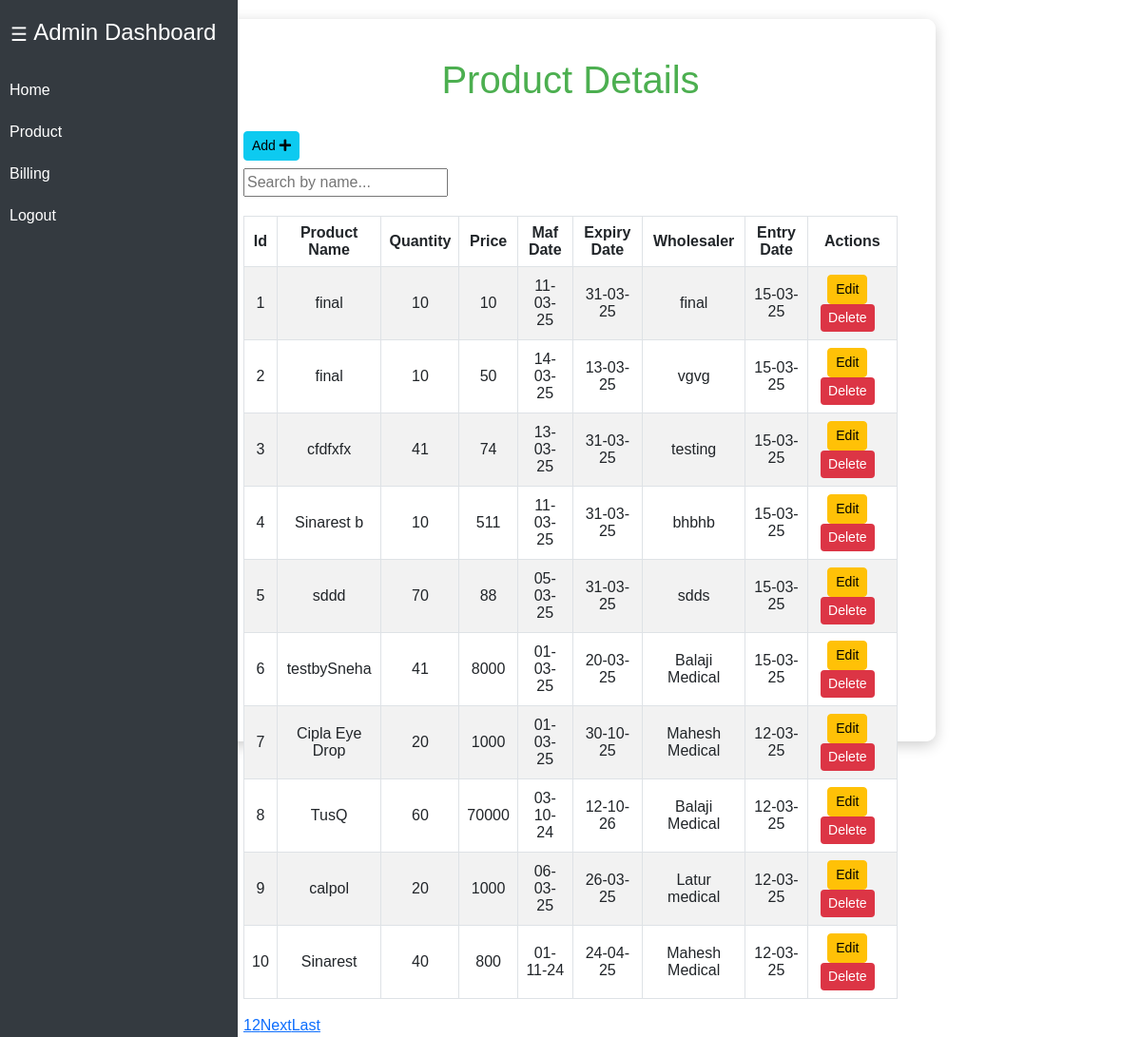
The app's page /chat.php (signed in) with its own data.
### tables this page shows
CREATE TABLE `stocklist` (
  `id` int(20) NOT NULL,
  `product_name` text NOT NULL,
  `wholesaler` varchar(30) NOT NULL,
  `price` varchar(30) NOT NULL,
  `entry_date` text NOT NULL,
  `quantity` int(20) NOT NULL,
  `mfg_date` text NOT NULL,
  `exp_date` text NOT NULL
);

### chat.php (the view, shortened to what this page needs)
<?php
include_once("sidepage.php");
$servername = "localhost";
$username = "root";
$password = "";
$db = "sharda_medical";
$conn = new mysqli($servername, $username, $password, $db);
$sql = "SELECT * FROM `stocklist` ORDER BY id DESC";
$result_query = $conn->query($sql);
if ($result_query) {
    $result = $result_query->fetch_all(MYSQLI_ASSOC);
} else {
    echo "Error: " . $conn->error;
}
$perPage = 10;
$totalRows = count($result);
$totalPages = ceil($totalRows / $perPage);
$page = isset($_GET['page']) ? (int)$_GET['page'] : 1;
$page = ($page > 0) ? $page : 1;
$start = ($page - 1) * $perPage;
$searchTerm = isset($_GET['search']) ? strtolower($_GET['search']) : '';
if ($searchTerm) {
    $filteredData = array_filter($result, function ($row) use ($searchTerm) {
        return strpos(strtolower($row['product_name']), $searchTerm) !== false;
    });
} else {
    $filteredData = $result;
}
$paginatedData = array_slice($filteredData, $start, $perPage);
?>
<!DOCTYPE html>
<html lang="en">
<head>
    <link href="https://cdn.jsdelivr.net/npm/bootstrap@5.3.0-alpha1/dist/css/bootstrap.min.css" rel="stylesheet">
    <link rel="stylesheet" href="https://cdnjs.cloudflare.com/ajax/libs/font-awesome/5.15.3/css/all.min.css">
</head>
<body>
<div class="container">
    <h1>Product Details</h1>
    <h3 class="addbtn"><a href="addProduct.php" class="btn btn-info btn-sm"> Add <span class="fa fa-plus"></span></a></h3>
    <form action="" method="GET" id="searchForm">
        <input type="text" name="search" id="searchInput" placeholder="Search by name..." value="<?php echo htmlspecialchars($searchTerm); ?>" onkeyup="this.form.submit()">
    </form>
    <div class="table-responsive">
        <table id="dataTable" class="table table-striped table-bordered">
            <thead>
                <tr>
                    <th>Id</th>
                    <th>Product Name</th>
                    <th>Quantity</th>
                    <th>Price</th>
                    <th>Maf Date</th>
                    <th>Expiry Date</th>
                    <th>Wholesaler</th>
                    <th>Entry Date</th>
                    <th>Actions</th>
                </tr>
            </thead>
            <tbody>
                <?php
                $num = 0;
                foreach ($paginatedData as $row):
                    $num++;
                ?>
                    <tr id="tr_<?php echo $row['id']; ?>">
                        <td><?php echo $num; ?></td>
                        <td><?php echo $row['product_name']; ?></td>
                        <td><?php echo $row['quantity']; ?></td>
                        <td><?php echo $row['price']; ?></td>
                        <td><?php echo $row['mfg_date']; ?></td>
                        <td><?php echo $row['exp_date']; ?></td>
                        <td><?php echo $row['wholesaler']; ?></td>
                        <td><?php echo $row['entry_date']; ?></td>
                        <td>
                            <a href="editProduct.php?id=<?php echo $row['id']; ?>" class="btn btn-warning btn-sm">Edit</a>
                            <button type="button" class="btn btn-danger btn-sm" onclick="delFun(<?php echo $row['id']; ?>)">Delete</button>
                        </td>
                    </tr>
                <?php endforeach; ?>
            </tbody>
        </table>
        <div class="pagination">
            <?php for ($i = 1; $i <= $totalPages; $i++): ?>
                <a href="?page=<?php echo $i; ?>&search=<?php echo urlencode($searchTerm); ?>" class="<?php echo $i === $page ? 'active' : ''; ?>"><?php echo $i; ?></a>
            <?php endfor; ?>
            <?php if ($page < $totalPages): ?>
                <a href="?page=<?php echo $page + 1; ?>&search=<?php echo urlencode($searchTerm); ?>">Next</a>
                <a href="?page=<?php echo $totalPages; ?>&search=<?php echo urlencode($searchTerm); ?>">Last</a>
            <?php endif; ?>
        </div>
    </div>
</div>
</body>
</html>

### sidepage.php (shortened to what this page needs)
  <head>
    <link href="https://cdn.jsdelivr.net/npm/bootstrap@5.3.0-alpha1/dist/css/bootstrap.min.css" rel="stylesheet">
</head>
<body>
    <div class="sidebar" id="sidebar">
        <h4 class="text-white text-center mb-4">Admin Dashboard</h4>
        <a href="dashboard.php">Home</a>
        <a href="Product.php">Product</a>
        <a href="billing.php">Billing</a>
        <a href="logout.php">Logout</a>
    </div>
    <button class="sidebar-toggler" id="sidebarToggle">
        &#9776;
    </button>
    </body>
</html>

### sidepage.php (style rules this page uses)
.sidebar { position: fixed; top: 0; bottom: 0; left: 0; width: 250px; background-color: #343a40; padding-top: 20px; transition: all 0.3s; }
.sidebar a { color: white; padding: 10px; text-decoration: none; display: block; }
.sidebar-toggler { position: absolute; top: 20px; left: 5px; background-color: #343a40; color: white; border: none; font-size: 20px; cursor: pointer; z-index: 10; }
h4 { margin-left: 5%; }

### chat.php (style rules this page uses)
body { margin: 0; font-family: Arial, sans-serif; height: 100vh; background-image: url('images/wallpaper.jpg'); background-size: cover; background-position: center; background-repeat: no-repeat; display: flex; justify-content: center; align-items: center; }
.container { background-color: rgba(255, 255, 255, 0.9); border-radius: 10px; padding: 40px; width: 95%; height: 95%; max-width: 1200px; box-shadow: 0 4px 15px rgba(0, 0, 0, 0.2); margin-left: 18%; margin-right: 18%; }
h1 { color: #4CAF50; text-align: center; margin-bottom: 30px; }
.table th, .table td { text-align: center; vertical-align: middle; }
.btn-danger { background-color: #dc3545; border: none; }
.table-responsive { margin-top: 20px; }
.btn { margin-right: 10px; }

### records on screen
stocklist: product_name "final", quantity "10", price "10", mfg_date "11-03-25", exp_date "31-03-25", wholesaler "final", entry_date "15-03-25"
stocklist: product_name "final", quantity "10", price "50", mfg_date "14-03-25", exp_date "13-03-25", wholesaler "vgvg", entry_date "15-03-25"
stocklist: product_name "cfdfxfx", quantity "41", price "74", mfg_date "13-03-25", exp_date "31-03-25", wholesaler "testing", entry_date "15-03-25"
stocklist: product_name "Sinarest b", quantity "10", price "511", mfg_date "11-03-25", exp_date "31-03-25", wholesaler "bhbhb", entry_date "15-03-25"
stocklist: product_name "sddd", quantity "70", price "88", mfg_date "05-03-25", exp_date "31-03-25", wholesaler "sdds", entry_date "15-03-25"
stocklist: product_name "testbySneha", quantity "41", price "8000", mfg_date "01-03-25", exp_date "20-03-25", wholesaler "Balaji Medical", entry_date "15-03-25"
stocklist: product_name "Cipla Eye Drop", quantity "20", price "1000", mfg_date "01-03-25", exp_date "30-10-25", wholesaler "Mahesh Medical", entry_date "12-03-25"
stocklist: product_name "TusQ", quantity "60", price "70000", mfg_date "03-10-24", exp_date "12-10-26", wholesaler "Balaji Medical", entry_date "12-03-25"
stocklist: product_name "calpol", quantity "20", price "1000", mfg_date "06-03-25", exp_date "26-03-25", wholesaler "Latur medical", entry_date "12-03-25"
stocklist: product_name "Sinarest", quantity "40", price "800", mfg_date "01-11-24", exp_date "24-04-25", wholesaler "Mahesh Medical", entry_date "12-03-25"
